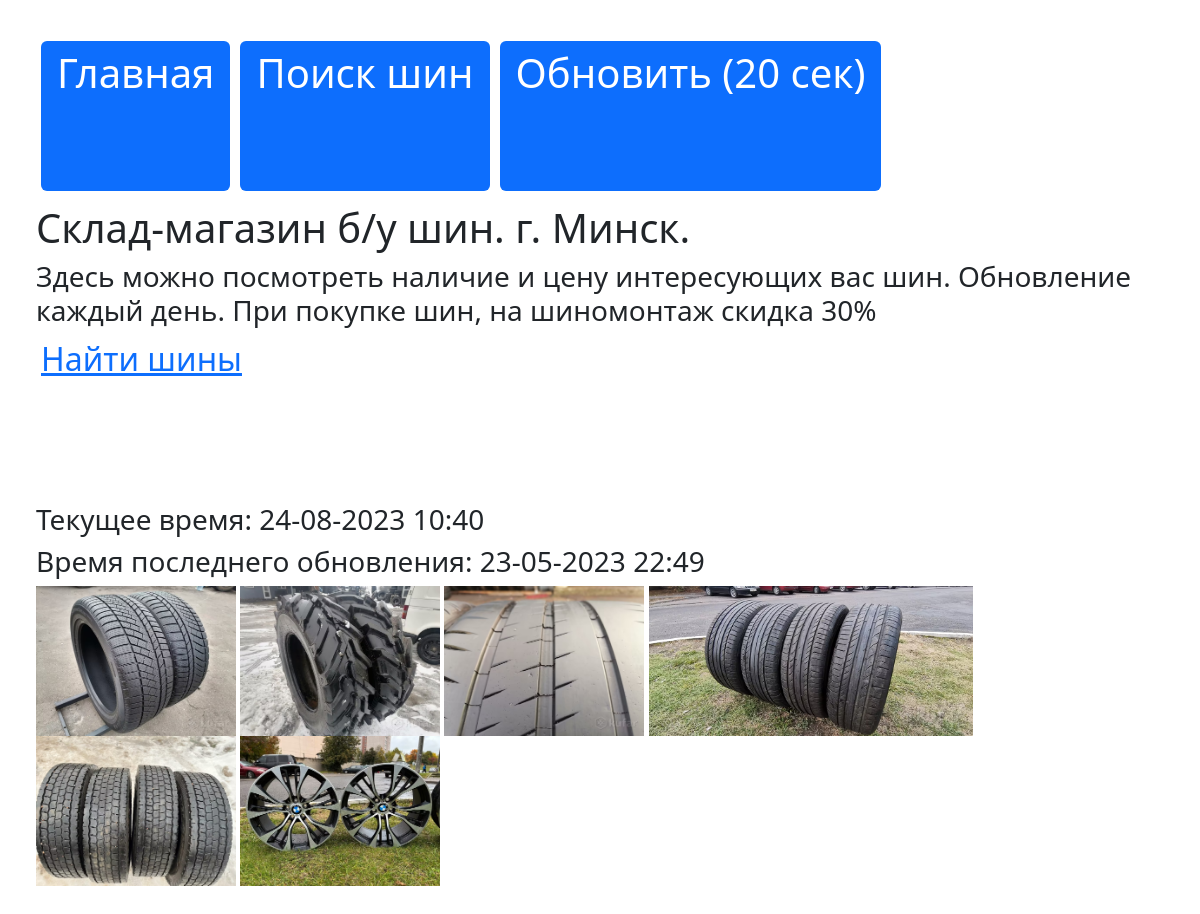
/cards/, run on an earlier commit of the app's database.
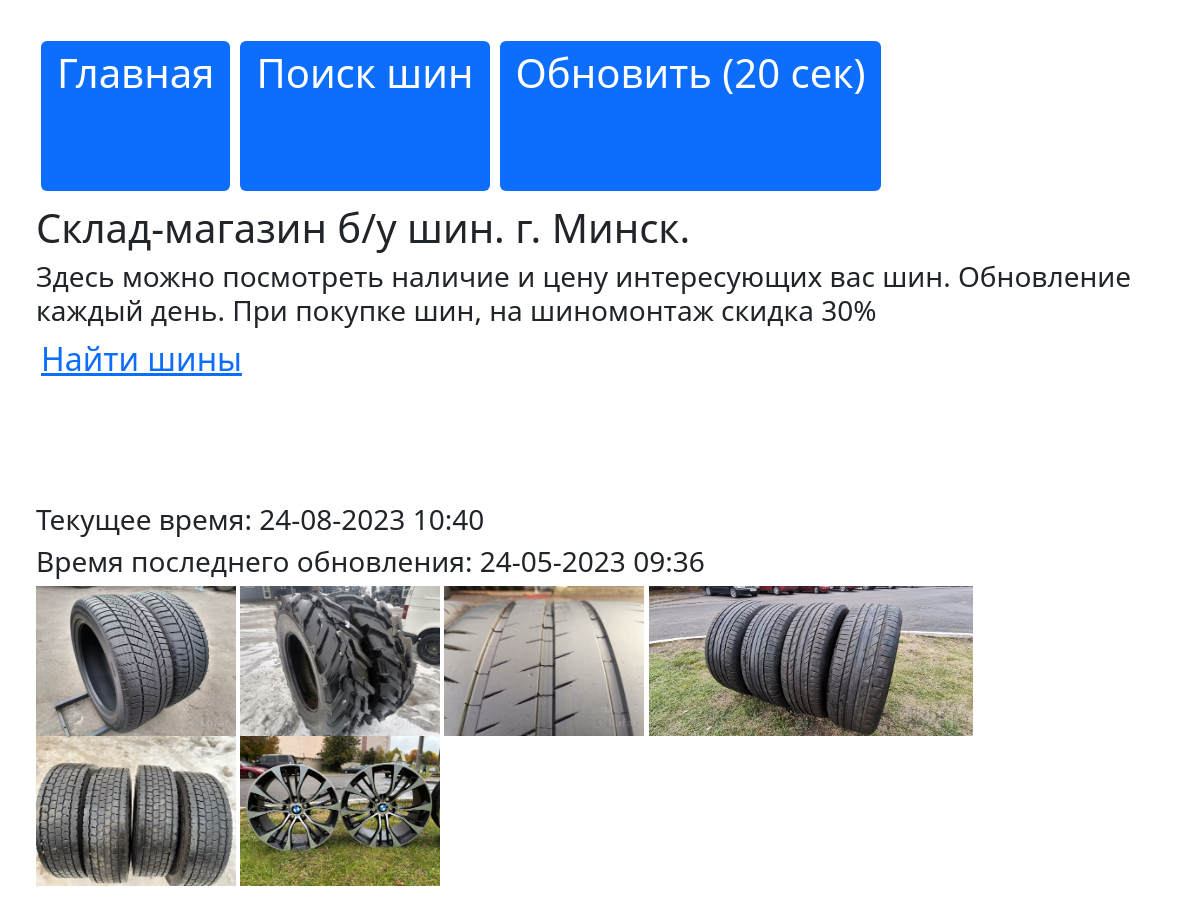
And on a later commit of the database.
### cards/models.py (models this page shows)
class Times(models.Model):
    time1 = models.TextField(blank=True)

### cards/views.py (the view)
# urls.py: path('', main_page, name="main page"),
def main_page(request):
    now = datetime.now()
    a = now.strftime('%d-%m-%Y %H:%M')
    tims = Times.objects.all()
    return render(request, 'cards/index.html', {"a": a, "tims": tims})

### cards/templates/cards/index.html (shortened to what this page needs)
{% extends 'cards/base.html' %}
{% block content %}
<h1>Склад-магазин б/у шин.    г. Минск.</h1>
<H3>Здесь можно посмотреть наличие и цену интересующих вас шин. Обновление каждый день.
    При покупке шин, на шиномонтаж скидка 30%</H3>
<h2>
    <a href="{% url 'search' %}" type="submit">Найти шины</a>
</h2>
{% if a %}
<h3>Текущее время: {{ a }}</h3>
{% endif %}
{% if tims %}
    {% for i in tims %}
<h3>Время последнего обновления: {{ i.time1 }}</h3>
    {% endfor %}
{% endif %}
<img src="/media/1046506409.jpg" height="150px">
<img src="/media/5588884675.jpg" height="150px">
<img src="/media/5027452130.jpg" height="150px">
<img src="/media/5569102827.jpg" height="150px">
<img src="/media/4973868502_1.jpg" height="150px">
<img src="/media/6419246244.jpg" height="150px">
{% endblock %}

What changed in the data, as far as the page shows it:
removed Times: time1 "23-05-2023 22:49"
added Times: time1 "24-05-2023 09:36"
